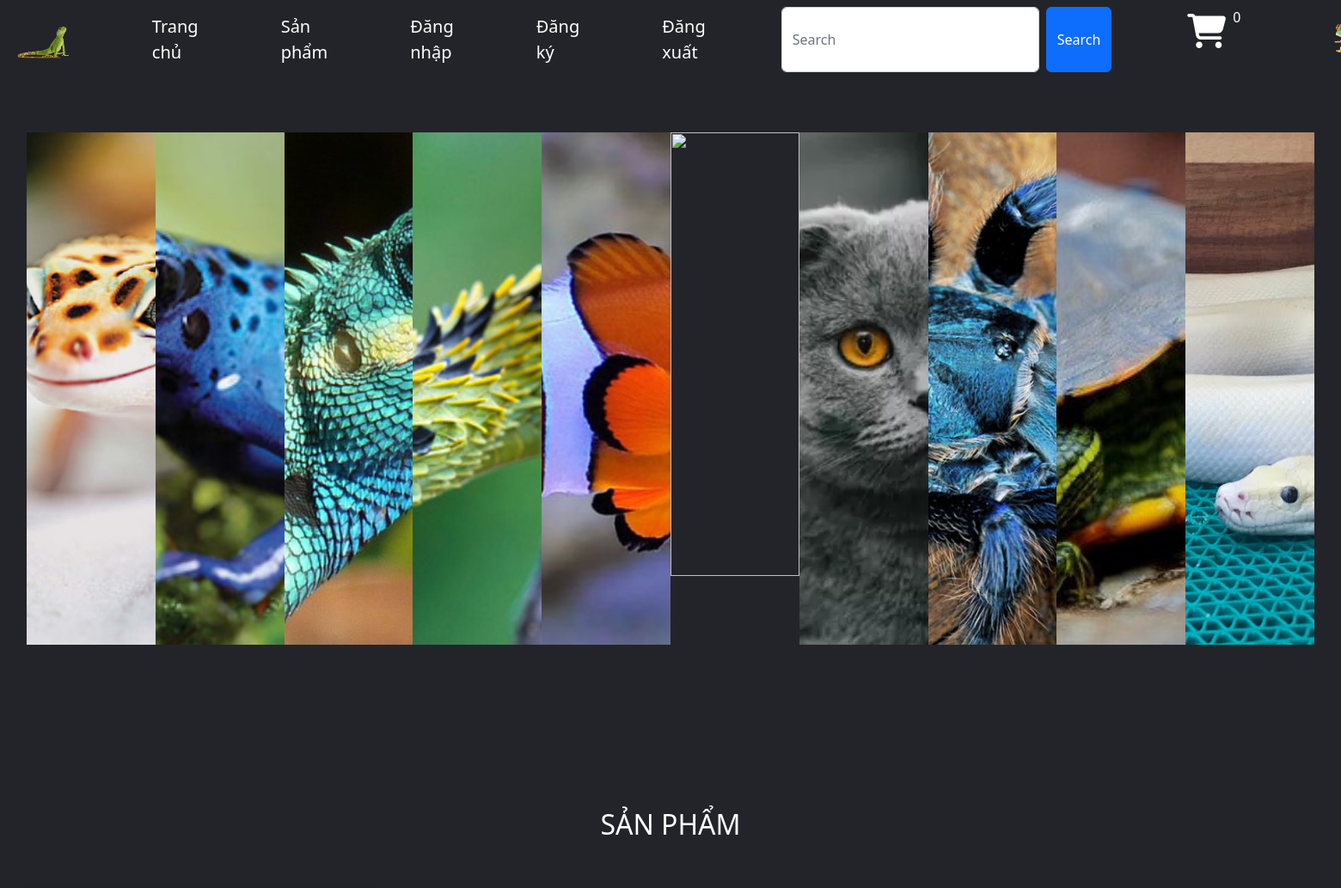
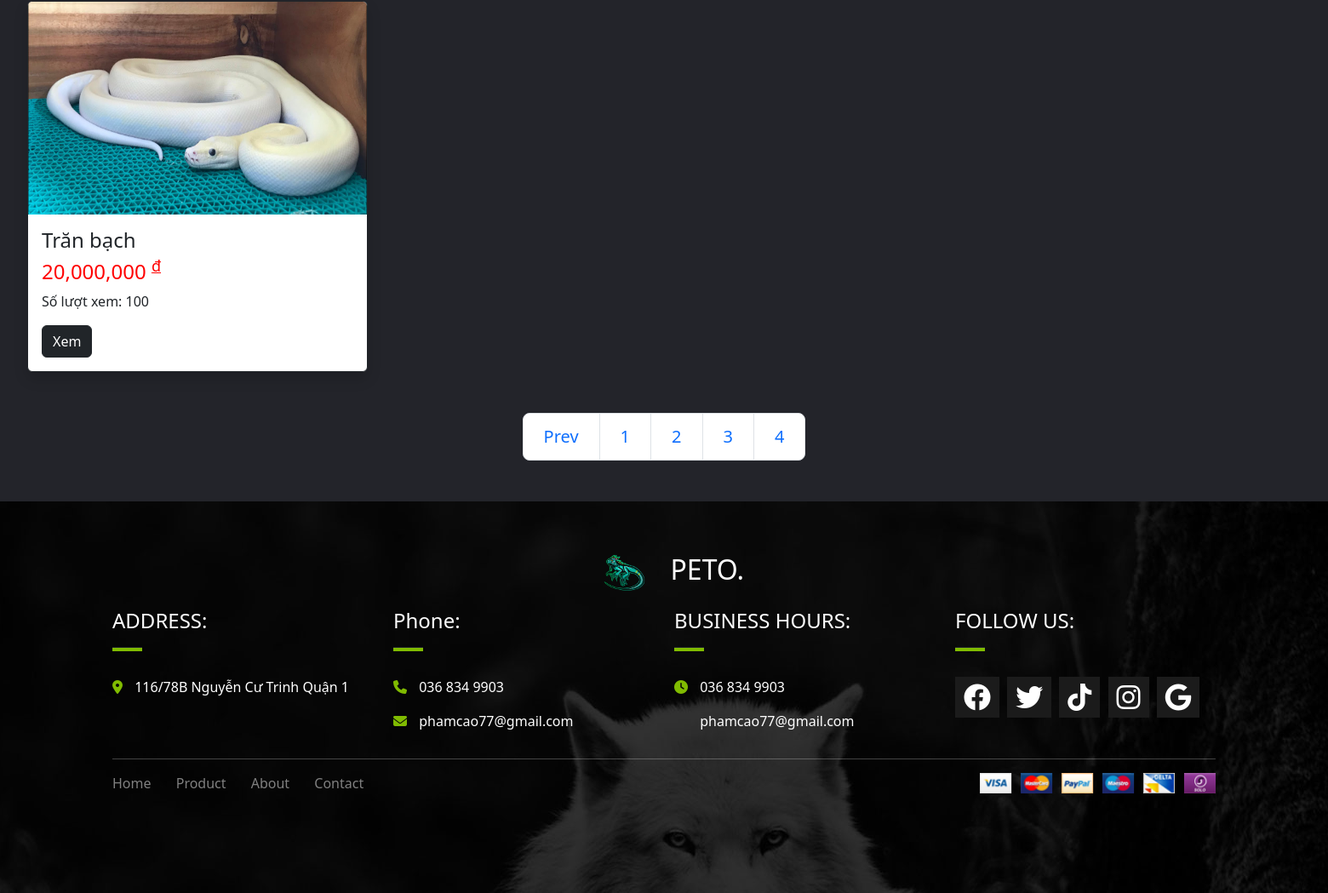
The app's page /index.php?action=sanpham&page=4 with its own data (2 pictures, top to bottom).
### tables this page shows
CREATE TABLE `hanghoa` (
  `mahh` int(10) NOT NULL,
  `tenhh` varchar(50) NOT NULL,
  `dongia` float NOT NULL,
  `giamgia` float NOT NULL,
  `hinh` varchar(100) NOT NULL,
  `nhom` varchar(10) NOT NULL,
  `maloai` int(10) NOT NULL,
  `soluotxem` int(10) NOT NULL,
  `mota` text NOT NULL,
  `soluongton` int(10) NOT NULL
);

### model/page.php (called while the page is built)
<?php
    class page{
        function findPage($count, $limit)
        {
            $page = (($count % $limit) == 0)?$count/$limit:floor($count/$limit)+1;
            return $page;
        }
        function findStart($limit)
        {
            if(!isset($_GET['page']) || $_GET['page'] == 1)
            {
                $start = 0;
                $_GET['page'] = 1;
            }
            else
            {
                $start = ($_GET['page'] - 1) * $limit;
            }
            return $start;
        }
    }
?>

### model/connect.php (called while the page is built, shortened)
<?php
    class connect
    {
        var $db = null;
        public function __construct()
        {
            $dsn = 'mysql:host=localhost;dbname=qlbh';
            $user = 'root';
            $pass = '';
            try {
                $this->db = new PDO($dsn, $user, $pass,
                array(PDO::MYSQL_ATTR_INIT_COMMAND=>"SET NAMES utf8"));
            } catch (\Throwable $th) {
                echo "that bai";
            }
        }
        public function getList($select)
        {
            $result = $this->db->query($select);
            return $result;
        }
        public function getInstance($select)
        {
            $result = $this->db->query($select);
            $result = $result->fetch();
            return $result;
        }
    }
?>

### model/hanghoa.php (called while the page is built, shortened)
<?php
    class hanghoa
    {
        public function getcountHH()
        {
            $db = new connect();
            $select = 'select count(*) from hanghoa';
            $result = $db->getInstance($select);
            return $result[0];
        }
        public function getListHangHoaAllPage($start, $limit)
        {
            $db = new connect();
            $select = "select * from hanghoa limit ".$start.",".$limit;
            $result = $db->getList($select);
            return $result;
        }
    }
?>

### view/sanpham.php (the view, shortened to what this page needs)
<?php
        $hh = new hanghoa();
        $count = $hh->getcountHH();
        $limit = 8;
        $p = new page();
        $page = $p->findPage($count, $limit);
        $start = $p->findStart($limit);
        $current_page = isset($_GET['page'])?$_GET['page']:1;
        if(isset($_GET['act']) == 'timkiem')
          $ac = 2;
        else if(isset($_GET['act']) == "khuyenmai")
        {
            $ac = 0;
        }
        else
        {
            $ac = 1;
        }
?>
<div class="container" style="background-color: #23242a;">
		<?php
                if($ac == 0)
                {
                    echo '<h2 class="text-center text-white mt-5">SẢN PHẨM KHUYẾN MÃI</h2>';
                }
                else
                {
                    echo '<h2 class="text-center text-white mt-5">SẢN PHẨM</h2>';
                }
        ?>
		<div class="row">
			      <?php
                $hh = new hanghoa();
                if($ac == 0)
                  $result = $hh->getHangHoaALLSALE();
                else if($ac == 1)
                  $result = $hh->getListHangHoaAllPage($start, $limit);
                while($set = $result->fetch()):
            ?>
			<div class="col-lg-3">
				<div class="card mt-5 border border-dark shadow" style="width: 400px;margin-left: 20px;">
					<img class="card-img-top" height="250px"  src="content\anh\<?php echo $set["hinh"]; ?>" alt="Card image">
					<div class="card-body">
					  <h4 class="card-title">
						<?php echo $set["tenhh"]; ?>
					  </h4>
					  <?php
						if($ac == 0)
							  echo '<h4 class="card-title">
									<strike>
									  '.number_format($set["dongia"]).'
									  <sup><u>đ</u></sup>
									  <span> </span>
									</strike>
									<font color="red">
									  '.number_format($set["giamgia"]).'
									  <sup><u>đ</u></sup>
									</font>
								  </h4>';
						else if($ac == 1)
						{
              if($set['giamgia'] != 0)
                echo '<h4 class="card-title">
                <strike>
                  '.number_format($set["dongia"]).'
                  <sup><u>đ</u></sup>
                  <span> </span>
                </strike>
                <font color="red">
                  '.number_format($set["giamgia"]).'
                  <sup><u>đ</u></sup>
                </font>
                </h4>';
              else
                echo '<h4>
                    <font color="red">
                      '.number_format($set["dongia"]).'
                      <sup><u>đ</u></sup>
                    </font>
                    </h4>';
						}
					  ?>
					  <p class="card-text">Số lượt xem: <?php echo $set["soluotxem"]; ?></p>
					  <a href="index.php?action=sanpham&act=detail&id=<?php echo $set['mahh'];?>" class="btn btn-dark">Xem</a>
					</div>
				  </div>
			   </div>
			   	<?php
                endwhile;
              	?>
			</div>
			<ul class="pagination pagination-lg justify-content-center mt-5 mb-5">
                    <?php
                        if($ac != 2):
                        if($current_page > 1 && $page > 1)
                        {
                            echo '<li class="page-item"><a class="page-link" href="index.php?action=sanpham&page='.($current_page - 1).'">Prev</a></li>';
                        }
                        for($i=1; $i <= $page; $i++):
                    ?>
                        <li class="page-item"><a class="page-link" href="index.php?action=sanpham&page=<?php echo $i;?>"><?php echo $i;?></a></li>
                    <?php
                        endfor;
                        endif;
                    ?>
			</ul>
</div>

### records on screen
hanghoa: hinh (picture), tenhh "Trăn bạch", dongia "20,000,000", soluotxem "100"

### other values on screen
$dem "0"
